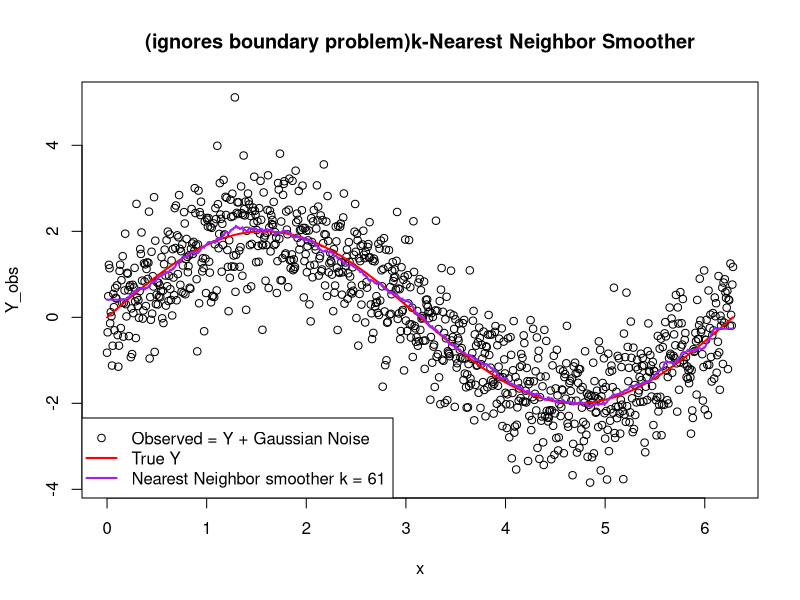
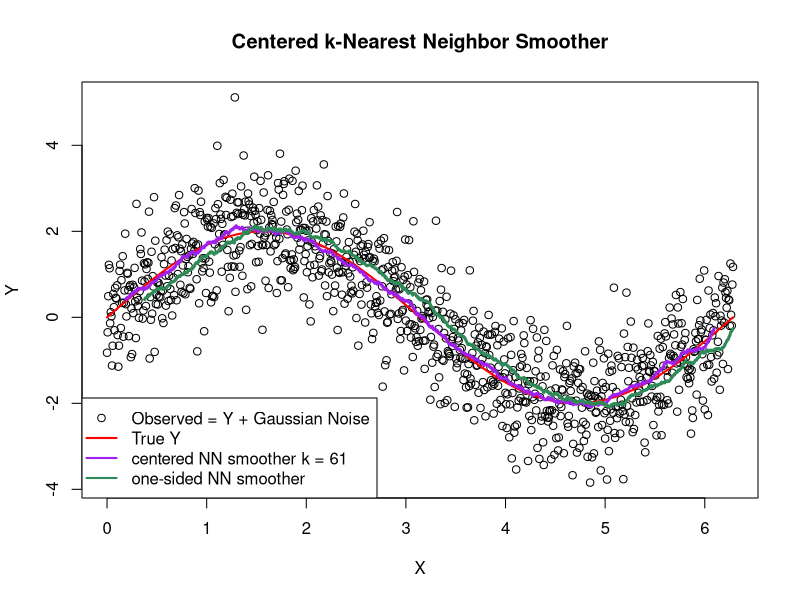

Source code (R) for these figures, in order:
#Jae Chang 2020/Feb/09
#***dataset should be sorted by x values
# Here I simulate a sin wave with gaussian noise and use k-NN centered smoother 
x = seq(0,2*pi,length=1000)
Y = sin(x)*2 #the actual Y
Y_obs = Y + rnorm(length(x),0,0.8) #add noise to Y

x1 = matrix(x,length(x),1)
y1 = matrix(Y_obs,length(x),1)
sample_set = cbind(x1,y1) #in this example x is already sorted

#~~~~~~~~~~~~~~~~~~~~~~~~~~~~~~#
#~~  some functions needed   ~~#
#~~~~~~~~~~~~~~~~~~~~~~~~~~~~~~#
euclidean_distance <- function(p,q){
	#p and q are expected to be an array
	temp = 0
	for(i in 1:length(p)){
		temp = temp + (p[i]-q[i])^2
	}	
	tempans = temp^(1/2)
	return(tempans)
}

#~~~~~~~~~~~~~~~~~~~~~~~~~~~~~~#
#~~nearest neighbour smoother~~#
#~~~~~~~~~~~~~~~~~~~~~~~~~~~~~~#

NNsmoother <- function(sample,k=16){
	#assuming matrix of nx2 matrix
	#this one is slower
	output_m = matrix(0,nrow(sample),2)
	for(i in 1:nrow(sample)){
		#idea is at each point in x we want to grab the k closest
		current_x = c(sample[i,1])
		score = matrix(0,nrow(sample),2) #1st col value of distance x from current_x, 2nd col value of y of x
		for(j in 1:nrow(sample)){
			temp = c(sample[j,1])
			score[j,1] = euclidean_distance(current_x,temp)
			score[j,2] = sample[j,2]
		}
		score = score[order(score[,1],decreasing=FALSE),] #closest to current_x at top in sorted matter
		output_m[i,1] = sample[i,1]
		output_m[i,2] = mean(score[1:k,2])
	}
	return(output_m)
}

#~~~~~~~~~~~~~~~~#
# matrix version #
#~~~~~~~~~~~~~~~~#

NNsmoother_fast <- function(sample,k=17,type="c"){
	#assume sample is sorted by x, k should be odd
	#this is a centered version (it's basically a centered moving average)
	if(k %% 2 == 0){
		stop("k must be odd")
	}
	m = nrow(sample)
	S = matrix(0,m-k+1,m)
	counter = 1
	for(i in 1:(m-k+1)){
		S[i,(counter):(counter+k-1)] = seq(1:k)*0 + 1/k
		counter = counter + 1
	}
	output = S[1:(m-(k-1)),1:m]%*%sample[,2] #assuming 1st column is x and 2nd column is y
	weuseX = sample[(floor(k/2)+1):(m-floor(k/2)),1] #the x points associated with the smoothed values
	if(type!="c"){
		#one sided
		weuseX = sample[k:m,1] #the x points associated with the smoothed values
	}
	output2 = cbind(weuseX,output)
	return(output2)
}

#~~~~~~~~~~~~~~~~~~~~~~~~~~~~~~~~#
#~~plot of actual and smoothers~~#
#~~~~~~~~~~~~~~~~~~~~~~~~~~~~~~~~#
par(mfrow=c(1,1),cex=1,bg="white")

k = 61
testing = NNsmoother(sample_set,k)
plot(x,Y_obs,type="p",main="(ignores boundary problem)k-Nearest Neighbor Smoother")
lines(x,Y,col="red",lwd=2)
legend("bottomleft",box.lty=1,legend=c("Observed = Y + Gaussian Noise","True Y",paste("Nearest Neighbor smoother k =",k)),col=c("black","red","purple"),lwd=c(NA,2,2),pch=c(1,NA,NA))
lines(testing[,1],testing[,2],col="purple",lwd=2)

faster = NNsmoother_fast(sample_set,k,"c")
faster2 = NNsmoother_fast(sample_set,k,"s")
plot(x,Y_obs,type="p",main="Centered k-Nearest Neighbor Smoother",ylab="Y",xlab="X")
lines(x,Y,col="red",lwd=2)
lines(faster[,1],faster[,2],col="purple",lwd=3)
lines(faster2[,1],faster2[,2],col="seagreen4",lwd=3)
legend("bottomleft",box.lty=1,legend=c("Observed = Y + Gaussian Noise","True Y",paste("centered NN smoother k =",k),"one-sided NN smoother"),col=c("black","red","purple","seagreen4"),lwd=c(NA,2,2,2),pch=c(1,NA,NA,NA))





